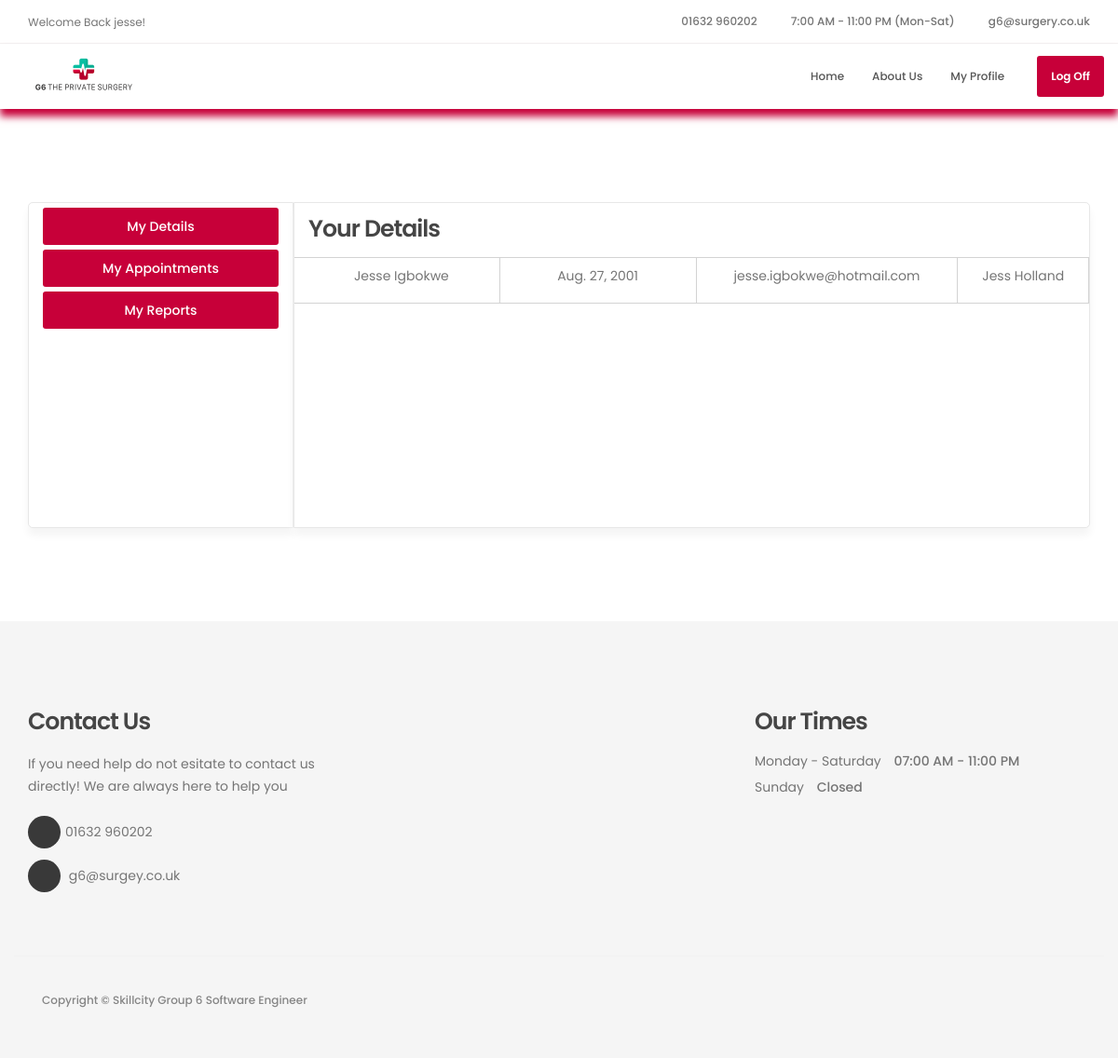
The app's page /profile (signed in) with its own data.
### g6/models.py (models this page shows)
class Patient(models.Model):
    user = models.OneToOneField(User, on_delete=models.CASCADE)
    date_of_birth = models.DateField(max_length=200)
    gender = models.CharField(max_length=200, choices=[('Male','Male'), ('Female', 'Female')])
    personal_doctor = models.ForeignKey (
        'Doctor',
        on_delete=models.CASCADE,
    )

class Doctor(models.Model):
    user = models.OneToOneField(User, on_delete=models.CASCADE)
    department = models.CharField(max_length=200)

### g6/views.py (the view)
# urls.py: path('profile', views.profile, name="profile"),
def profile(request):
    patient = Patient.objects.get(user=request.user)
    all_appointments = Appointment.objects.filter(patient=patient)
    all_reports = Report.objects.filter(patient=patient)
    return render(request, 'my-profile.html', {'appointments': all_appointments, 'patient': patient, 'reports': all_reports})

### g6/templates/my-profile.html (shortened to what this page needs)
{% load static %}
<!DOCTYPE html>
<html lang="en-GB">
     {% include "header.html" %}
     <section id="team">
          <div class="container">
               <div class="row">
                    <div class="col-md-12 col-sm-12">
                         <div id="left-side-profile" class="col-md-3">
                              <div onclick="profileMenu()" id="my-details-button" class="profile-options-buttons appointment-btn"><h5>My Details</h5></div>
                              <div onclick="profileMenu()" id="my-appointment-button" class="profile-options-buttons appointment-btn"><h5>My Appointments</h5></div>
                              <div onclick="profileMenu()" id="my-report-button" class="profile-options-buttons appointment-btn"><h5>My Reports</h5></div>
                         </div>
                         <div id="right-side-profile" class="col-md-9">
                              <div id="details-section">
                                   <h4>Your Details</h4>
                                   <div class="row">
                                        <div style="padding-left: 10px; border-bottom: 1px solid lightgray; border-top: 1px solid lightgray; height: 50px; ">
                                             <div style="display:grid; justify-content:center; align-items: center; border-right: 1px solid lightgray; height: 100%;" class="col-md-3"><p>{{user.first_name}} {{user.last_name}}</p></div>
                                             <div style="display:grid; justify-content:center; align-items: center; border-right: 1px solid lightgray; height: 100%;" class="col-md-3"><p>{{patient.date_of_birth}}</p></div>
                                             <div style="display:grid; justify-content:center; align-items: center; border-right: 1px solid lightgray; height: 100%;" class="col-md-4"><p>{{user.email}}</p></div>
                                             <div style="display:grid; justify-content:center; align-items: center; border-right: 1px solid lightgray; height: 100%;" class="col-md-2"><p>{{patient.personal_doctor.user.first_name}} {{patient.personal_doctor.user.last_name}}</p></div>
                                        </div>
                                   </div>
                              </div>
                         </div>
                    </div>
               </div>
          </div>
     </section>
     {% include "footer.html" %}
</body>
</html>

### g6/templates/header.html (shortened to what this page needs)
{% load static %}
<head>
    <link rel="stylesheet" href="{% static 'g6/css/homepage/bootstrap.min.css' %}">
    <link rel="stylesheet" href="{% static 'g6/css/font-awesome.min.css' %}">
    <link rel="stylesheet" href="{% static 'g6/css/animate.css' %}">
    <link rel="stylesheet" href="{% static 'g6/css/owl.carousel.css' %}">
    <link rel="stylesheet" href="{% static 'g6/css/owl.theme.default.min.css' %}">
    <link rel="stylesheet" href="{% static 'g6/css/homepage/homepage-styling.css' %}">
</head>
<body id="top" data-spy="scroll" data-target=".navbar-collapse" data-offset="50">
    <header>
         <div class="container">
              <div class="row">
                   <div class="col-md-4 col-sm-5">
                         {% if user.is_authenticated %}
                              <p>Welcome Back {{user.username}}!</p>
                         {% else %}
                              <p>Register or Log In to book appoinments!</p>
                         {% endif %}
                   </div>
                   <div class="col-md-8 col-sm-7 text-align-right">
                        <span class="phone-icon"><i class="fa fa-phone"></i>01632 960202</span>
                        <span class="date-icon"><i class="fa fa-calendar-plus-o"></i> 7:00 AM - 11:00 PM (Mon-Sat)</span>
                        <span class="email-icon"><i class="fa fa-envelope-o"></i> <a href="#">g6@surgery.co.uk</a></span>
                   </div>
              </div>
         </div>
    </header>
    <section class="navbar navbar-default navbar-static-top" role="navigation">
         <div class="container">
              <div class="navbar-header">
                   <img src="{% static 'g6/img/logo.png' %}" style="height: 50px; width: auto" >
              </div>
              <div class="collapse navbar-collapse">
                   <ul class="nav navbar-nav navbar-right">
                        <li><a href="homepage" class="smoothScroll">Home</a></li>
                        {% if user.is_authenticated %}
                              <li><a href="about" class="smoothScroll">About Us</a></li>
                              <li><a href="profile" class="smoothScroll">My Profile</a></li>
                              <li class="appointment-btn"><a href="{% url 'logout' %}">Log Off</a></li>
                         {% else %}
                              <li class="appointment-btn"><a href="{% url 'login' %}">Log In</a></li>
                        {% endif %}
                   </ul>
              </div>
         </div>
    </section>

### g6/static/g6/css/homepage/homepage-styling.css (style rules this page uses)
body { background: #ffffff; font-family: 'Poppins', sans-serif; overflow-x: hidden; }
#left-side-profile { background: white; height: 350px; border: 1px solid #e7e7e7; border-top-left-radius: 5px; border-bottom-left-radius: 5px; box-shadow: 0 8px 8px #F5F5F5; }
#right-side-profile { background: white; height: 350px; border: 1px solid #e7e7e7; border-top-right-radius: 5px; border-bottom-right-radius: 5px; box-shadow: 0 8px 8px #F5F5F5; }
.profile-options-buttons { border-radius: 3px; background: #C70039; height: 40px; margin-top: 5px; color: white; display: grid; justify-content: center; align-items: center; }
h1,h2,h3,h4,h5,h6 { font-weight: 600; line-height: inherit; }
h1,h2,h3,h4 { letter-spacing: -1px; }
h5 { font-weight: 500; }
h4 { color: #454545; font-size: 1.8em; padding-bottom: 2px; }
p { color: #757575; font-size: 14px; font-weight: normal; line-height: 24px; }
html { -webkit-font-smoothing: antialiased; }
a { color: #252525; -webkit-transition: 0.5s; transition: 0.5s; text-decoration: none !important; }
.text-align-right { text-align: right; }
#about, #team, #news, #news-detail { position: relative; padding-top: 100px; padding-bottom: 100px; }
header { background: #ffffff; border-bottom: 1px solid #f2f2f2; display: flex; height: 45px; }
header .col-md-8 { padding-right: 0; }
header p, header span { font-size: 12px; line-height: 24px; padding-top: 12px; }
header a, header span { color: #747474; }
header span { font-weight: 500; display: inline-block; padding: 11px 15px; }
header span.date-icon { border-left: 1px solid #f2f2f2; border-right: 1px solid #f2f2f2; padding-right: 19px; padding-left: 19px; }
header span i { color: #C70039; margin-right: 5px; }
.navbar-default { background: #ffffff; box-shadow: 0 8px 8px #C70039; border: none; margin-bottom: 0; padding: 10px; }
.navbar-default .navbar-nav li.appointment-btn { margin: 3px 0 0 20px; }
.navbar-default .navbar-nav li.appointment-btn a { background: #C70039; border-radius: 3px; color: #ffffff; font-weight: 600; padding-top: 12px; padding-bottom: 12px; }
.navbar-default .navbar-nav li a { color: #555555; font-size: 12px; font-weight: 500; padding-right: 20px; padding-left: 20px; -webkit-transition: all ease-in-out 0.4s; transition: all ease-in-out 0.4s; }
@media only screen and (max-width: 1200px) { header { height: inherit; } }
@media only screen and (max-width: 1200px) { header span.date-icon { border: 0; padding-right: 0; padding-left: 0; } }
@media only screen and (max-width: 1200px) { header span.email-icon { padding-top: 0; } }
@media only screen and (max-width: 1200px) { .navbar-default .navbar-nav li a { padding-right: 15px; padding-left: 15px; } }

### records on screen
Patient: date_of_birth "Aug. 27, 2001", personal_doctor.user.first_name "Jess", personal_doctor.user.last_name "Holland"

### other values on screen
{{ user.username }} "jesse"
{{ user.first_name }} "Jesse"
{{ user.last_name }} "Igbokwe"
{{ user.email }} "jesse.igbokwe@hotmail.com"
